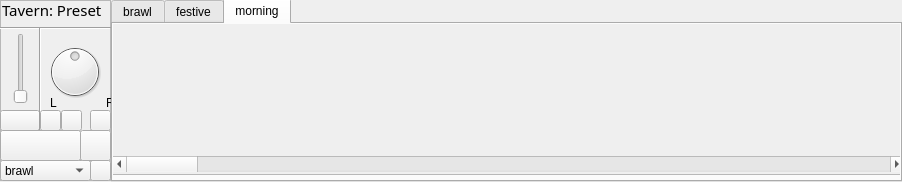
<?xml version="1.0" encoding="UTF-8"?>
<ui version="4.0">
 <class>scene_widget</class>
 <widget class="QWidget" name="scene_widget">
  <property name="geometry">
   <rect>
    <x>0</x>
    <y>0</y>
    <width>902</width>
    <height>182</height>
   </rect>
  </property>
  <property name="windowTitle">
   <string>Tavern</string>
  </property>
  <widget class="QTabWidget" name="preset_tabs">
   <property name="geometry">
    <rect>
     <x>111</x>
     <y>-2</y>
     <width>791</width>
     <height>184</height>
    </rect>
   </property>
   <property name="contextMenuPolicy">
    <enum>Qt::ActionsContextMenu</enum>
   </property>
   <property name="currentIndex">
    <number>2</number>
   </property>
   <widget class="QWidget" name="brawl_tab">
    <attribute name="title">
     <string>brawl</string>
    </attribute>
    <widget class="QScrollArea" name="channel_scroll_area_3">
     <property name="geometry">
      <rect>
       <x>-1</x>
       <y>-1</y>
       <width>789</width>
       <height>152</height>
      </rect>
     </property>
     <property name="widgetResizable">
      <bool>true</bool>
     </property>
     <widget class="QWidget" name="scrollAreaWidgetContents_3">
      <property name="geometry">
       <rect>
        <x>0</x>
        <y>0</y>
        <width>787</width>
        <height>150</height>
       </rect>
      </property>
      <widget class="QScrollBar" name="horizontalScrollBar_3">
       <property name="geometry">
        <rect>
         <x>0</x>
         <y>132</y>
         <width>791</width>
         <height>16</height>
        </rect>
       </property>
       <property name="sizePolicy">
        <sizepolicy hsizetype="Minimum" vsizetype="Maximum">
         <horstretch>0</horstretch>
         <verstretch>0</verstretch>
        </sizepolicy>
       </property>
       <property name="orientation">
        <enum>Qt::Horizontal</enum>
       </property>
      </widget>
     </widget>
    </widget>
   </widget>
   <widget class="QWidget" name="festive_tab">
    <attribute name="title">
     <string>festive</string>
    </attribute>
    <widget class="QScrollArea" name="channel_scroll_area_2">
     <property name="geometry">
      <rect>
       <x>-1</x>
       <y>-1</y>
       <width>789</width>
       <height>152</height>
      </rect>
     </property>
     <property name="widgetResizable">
      <bool>true</bool>
     </property>
     <widget class="QWidget" name="scrollAreaWidgetContents_2">
      <property name="geometry">
       <rect>
        <x>0</x>
        <y>0</y>
        <width>787</width>
        <height>150</height>
       </rect>
      </property>
      <widget class="QScrollBar" name="horizontalScrollBar_2">
       <property name="geometry">
        <rect>
         <x>0</x>
         <y>132</y>
         <width>791</width>
         <height>16</height>
        </rect>
       </property>
       <property name="sizePolicy">
        <sizepolicy hsizetype="Minimum" vsizetype="Maximum">
         <horstretch>0</horstretch>
         <verstretch>0</verstretch>
        </sizepolicy>
       </property>
       <property name="orientation">
        <enum>Qt::Horizontal</enum>
       </property>
      </widget>
     </widget>
    </widget>
   </widget>
   <widget class="QWidget" name="morning_tab">
    <attribute name="title">
     <string>morning</string>
    </attribute>
    <widget class="QScrollArea" name="channel_scroll_area">
     <property name="geometry">
      <rect>
       <x>-1</x>
       <y>-1</y>
       <width>789</width>
       <height>152</height>
      </rect>
     </property>
     <property name="widgetResizable">
      <bool>true</bool>
     </property>
     <widget class="QWidget" name="scrollAreaWidgetContents">
      <property name="geometry">
       <rect>
        <x>0</x>
        <y>0</y>
        <width>787</width>
        <height>150</height>
       </rect>
      </property>
      <widget class="QScrollBar" name="horizontalScrollBar">
       <property name="geometry">
        <rect>
         <x>0</x>
         <y>132</y>
         <width>791</width>
         <height>16</height>
        </rect>
       </property>
       <property name="sizePolicy">
        <sizepolicy hsizetype="Minimum" vsizetype="Maximum">
         <horstretch>0</horstretch>
         <verstretch>0</verstretch>
        </sizepolicy>
       </property>
       <property name="orientation">
        <enum>Qt::Horizontal</enum>
       </property>
      </widget>
     </widget>
    </widget>
   </widget>
  </widget>
  <widget class="QFrame" name="scene_frame">
   <property name="geometry">
    <rect>
     <x>0</x>
     <y>0</y>
     <width>111</width>
     <height>181</height>
    </rect>
   </property>
   <property name="frameShape">
    <enum>QFrame::StyledPanel</enum>
   </property>
   <property name="frameShadow">
    <enum>QFrame::Raised</enum>
   </property>
   <widget class="QPushButton" name="mute_button">
    <property name="geometry">
     <rect>
      <x>0</x>
      <y>110</y>
      <width>40</width>
      <height>21</height>
     </rect>
    </property>
    <property name="font">
     <font>
      <pointsize>10</pointsize>
      <strikeout>false</strikeout>
     </font>
    </property>
    <property name="text">
     <string/>
    </property>
    <property name="icon">
     <iconset>
      <normaloff>icons/icons8-no-audio-30.png</normaloff>icons/icons8-no-audio-30.png</iconset>
    </property>
   </widget>
   <widget class="QLabel" name="balance_label">
    <property name="geometry">
     <rect>
      <x>50</x>
      <y>93</y>
      <width>61</width>
      <height>20</height>
     </rect>
    </property>
    <property name="font">
     <font>
      <pointsize>9</pointsize>
     </font>
    </property>
    <property name="text">
     <string>L               R</string>
    </property>
   </widget>
   <widget class="QDial" name="balance_pot">
    <property name="geometry">
     <rect>
      <x>44</x>
      <y>41</y>
      <width>61</width>
      <height>61</height>
     </rect>
    </property>
    <property name="value">
     <number>50</number>
    </property>
   </widget>
   <widget class="QLabel" name="scene_label">
    <property name="geometry">
     <rect>
      <x>2</x>
      <y>-1</y>
      <width>111</width>
      <height>21</height>
     </rect>
    </property>
    <property name="font">
     <font>
      <family>Cantarell Extra Bold</family>
      <pointsize>11</pointsize>
      <weight>50</weight>
      <bold>false</bold>
     </font>
    </property>
    <property name="text">
     <string>Tavern: Preset</string>
    </property>
   </widget>
   <widget class="QSlider" name="volume_slide">
    <property name="geometry">
     <rect>
      <x>10</x>
      <y>33</y>
      <width>21</width>
      <height>71</height>
     </rect>
    </property>
    <property name="orientation">
     <enum>Qt::Vertical</enum>
    </property>
   </widget>
   <widget class="Line" name="horizontal_line">
    <property name="geometry">
     <rect>
      <x>0</x>
      <y>18</y>
      <width>111</width>
      <height>20</height>
     </rect>
    </property>
    <property name="orientation">
     <enum>Qt::Horizontal</enum>
    </property>
   </widget>
   <widget class="Line" name="vertical_line">
    <property name="geometry">
     <rect>
      <x>30</x>
      <y>27</y>
      <width>20</width>
      <height>104</height>
     </rect>
    </property>
    <property name="orientation">
     <enum>Qt::Vertical</enum>
    </property>
   </widget>
   <widget class="QComboBox" name="preset_list">
    <property name="geometry">
     <rect>
      <x>0</x>
      <y>160</y>
      <width>91</width>
      <height>21</height>
     </rect>
    </property>
    <property name="font">
     <font>
      <pointsize>9</pointsize>
     </font>
    </property>
    <item>
     <property name="text">
      <string>brawl</string>
     </property>
    </item>
    <item>
     <property name="text">
      <string>morning</string>
     </property>
    </item>
    <item>
     <property name="text">
      <string>night</string>
     </property>
    </item>
    <item>
     <property name="text">
      <string>festive</string>
     </property>
    </item>
   </widget>
   <widget class="QPushButton" name="play_next_button">
    <property name="geometry">
     <rect>
      <x>90</x>
      <y>160</y>
      <width>21</width>
      <height>21</height>
     </rect>
    </property>
    <property name="icon">
     <iconset>
      <normaloff>icons/icons8-end-30.png</normaloff>icons/icons8-end-30.png</iconset>
    </property>
   </widget>
   <widget class="QPushButton" name="proxy_button">
    <property name="geometry">
     <rect>
      <x>61</x>
      <y>110</y>
      <width>21</width>
      <height>21</height>
     </rect>
    </property>
    <property name="font">
     <font>
      <pointsize>10</pointsize>
      <strikeout>false</strikeout>
     </font>
    </property>
    <property name="text">
     <string/>
    </property>
    <property name="icon">
     <iconset>
      <normaloff>icons/icons8-proximity-sensor-30.png</normaloff>icons/icons8-proximity-sensor-30.png</iconset>
    </property>
   </widget>
   <widget class="QPushButton" name="timed_button">
    <property name="geometry">
     <rect>
      <x>40</x>
      <y>110</y>
      <width>21</width>
      <height>21</height>
     </rect>
    </property>
    <property name="font">
     <font>
      <pointsize>10</pointsize>
      <strikeout>false</strikeout>
     </font>
    </property>
    <property name="text">
     <string/>
    </property>
    <property name="icon">
     <iconset>
      <normaloff>icons/icons8-sand-timer-30.png</normaloff>icons/icons8-sand-timer-30.png</iconset>
    </property>
   </widget>
   <widget class="QPushButton" name="settings_button">
    <property name="geometry">
     <rect>
      <x>90</x>
      <y>110</y>
      <width>21</width>
      <height>21</height>
     </rect>
    </property>
    <property name="font">
     <font>
      <pointsize>10</pointsize>
      <strikeout>false</strikeout>
     </font>
    </property>
    <property name="text">
     <string/>
    </property>
    <property name="icon">
     <iconset>
      <normaloff>icons/icons8-settings-30.png</normaloff>icons/icons8-settings-30.png</iconset>
    </property>
   </widget>
   <widget class="QPushButton" name="play_button">
    <property name="geometry">
     <rect>
      <x>0</x>
      <y>130</y>
      <width>81</width>
      <height>31</height>
     </rect>
    </property>
    <property name="text">
     <string/>
    </property>
    <property name="icon">
     <iconset>
      <normaloff>icons/icons8-play-30.png</normaloff>icons/icons8-play-30.png</iconset>
    </property>
    <property name="iconSize">
     <size>
      <width>22</width>
      <height>22</height>
     </size>
    </property>
   </widget>
   <widget class="QPushButton" name="expand_button">
    <property name="geometry">
     <rect>
      <x>80</x>
      <y>130</y>
      <width>31</width>
      <height>31</height>
     </rect>
    </property>
    <property name="font">
     <font>
      <pointsize>10</pointsize>
      <strikeout>false</strikeout>
     </font>
    </property>
    <property name="text">
     <string/>
    </property>
    <property name="icon">
     <iconset>
      <normaloff>icons/icons8-adjustment-100.png</normaloff>icons/icons8-adjustment-100.png</iconset>
    </property>
    <property name="iconSize">
     <size>
      <width>22</width>
      <height>22</height>
     </size>
    </property>
   </widget>
   <zorder>mute_button</zorder>
   <zorder>balance_label</zorder>
   <zorder>balance_pot</zorder>
   <zorder>scene_label</zorder>
   <zorder>volume_slide</zorder>
   <zorder>horizontal_line</zorder>
   <zorder>preset_list</zorder>
   <zorder>vertical_line</zorder>
   <zorder>play_next_button</zorder>
   <zorder>proxy_button</zorder>
   <zorder>timed_button</zorder>
   <zorder>settings_button</zorder>
   <zorder>play_button</zorder>
   <zorder>expand_button</zorder>
  </widget>
  <action name="actionNew_Preset">
   <property name="text">
    <string>New Preset</string>
   </property>
  </action>
 </widget>
 <resources/>
 <connections/>
</ui>
